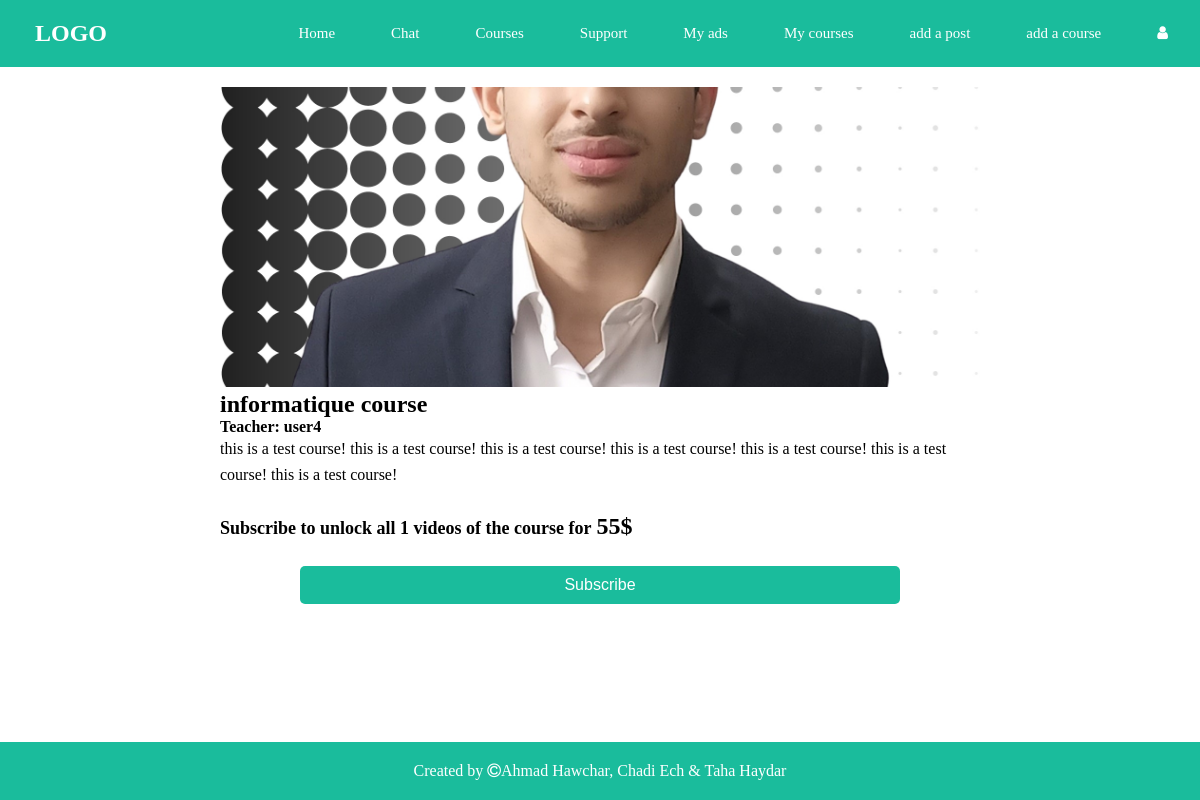
/showcourse.php?course_id=3 (signed in), run on the app's committed database.
### tables this page shows
CREATE TABLE `course` (
  `id` int(5) NOT NULL,
  `Id_t` int(11) NOT NULL,
  `thumbnail` varchar(50) NOT NULL,
  `name` varchar(30) NOT NULL,
  `Description` varchar(300) NOT NULL,
  `category` varchar(30) NOT NULL,
  `Date` date NOT NULL,
  `price` int(4) NOT NULL,
  `videos` varchar(500) NOT NULL,
  `num_videos` int(2) NOT NULL
);

CREATE TABLE `user` (
  `id` int(11) NOT NULL,
  `username` varchar(30) NOT NULL,
  `password` varchar(40) NOT NULL,
  `Fname` varchar(50) NOT NULL,
  `Lname` varchar(50) NOT NULL,
  `Date_Of_Birth` date NOT NULL,
  `gender` varchar(30) NOT NULL,
  `Role_Id` int(11) NOT NULL,
  `profile_pic` varchar(20) NOT NULL
);

### showcourse.php (the view, shortened to what this page needs)
<?php
 require_once('connection.php');
if(!isset($_GET['course_id'])){
    header("location:course-search.php");
}
else{
$course_id=$_GET['course_id'];
}
?>
<!DOCTYPE html>
<html lang="en">
<head>
    <link rel="stylesheet" href="showcourse.css">
    <link rel="stylesheet" href="https://cdnjs.cloudflare.com/ajax/libs/font-awesome/4.7.0/css/font-awesome.min.css" />
</head>
<body>
<header>
      <nav>
      <div class="logo">
      <h1 >LOGO</h1>
    </div>
        <ul id="nav-bar">
          <li>
            <a href="homepage.php">Home</a>
          </li>
          <li>
            <a href="recentChat.php">Chat</a>
          </li>
          <li>
            <a href="course-search.php">Courses</a>
          </li>
          <li>
            <a href="chat.php?receiver-id=1">Support</a>
          </li>
           <?php
          if($_SESSION['role']==1){
            echo'<li><a href="myads.php">My ads</a></li>';
            echo'<li><a href="mycourses.php">My courses</a></li>';
}
else{
  echo'<li><a href="bought.php">bought courses</a></li>';
}
          ?>
            <?php  if(isset($_SESSION['role']) ){
             if($_SESSION['role']==1){
              echo" <li><a href='createpost.php'>add a post</a>";
              echo"</li><li><a href='createcourse.php'>add a course</a></li>";
            }
          }
            ?>
          <?php
        if (isset($_SESSION["isloggedin"])) {
          if ($_SESSION["isloggedin"] == "true") {
            $id=$_SESSION['id'];
            echo "<li>";
            echo "<a href='profile.php?id=$id'><i class='fa fa-user' aria-hidden='false'></i></a>";
            echo "  </li>";
          } else {
            echo "<li> <a href='Register.php'> REGISTER/LOGIN</a></li>";
          }
        } else {
          echo "<li> <a href='Register.php'> REGISTER/LOGIN</a></li>";
        }
        ?>
        </ul>
      </nav>
    </header>
    <?php
    $query1="SELECT * FROM course WHERE id=$course_id";
    $result=mysqli_query($con,$query1);
    $row=mysqli_fetch_assoc($result);
    $id_t=$row['Id_t'];
    $query2="SELECT * FROM user WHERE id=$id_t";
    $result2=mysqli_query($con,$query2);
    $row2=mysqli_fetch_assoc($result2);
    $username_t=$row2['username'];
    $thumbnail=$row['thumbnail'];
    echo"<div class='course-container'>";
    echo"<div class='thumbnail'><img src='thumbnail/$thumbnail'/></div>";
    echo"<h1>".$row['name']."</h1><h4>Teacher: $username_t</h4> ";
    echo"<p>".$row['Description']."</p>";
    echo"<div class='price-section'><p>Subscribe to unlock all ".$row['num_videos']." videos of the course for<span class='price'>".$row['price']."$</span></p></div></div>";
    echo"<center><a href='buy.php?course_id=$course_id'><button class='subscribe-button'>Subscribe</button></a></center><br><br>";
    ?>
    <div class="footer">
    <footer>
      <p>
        Created by <i class="fa fa-copyright"></i>Ahmad Hawchar, Chadi Ech &
        Taha Haydar
      </p>
    </footer>
  </div>
</body>
</html>

### showcourse.css (style rules this page uses)
body { min-height: 100vh; display: flex; flex-direction: column; padding: 0; margin: 0; }
* { padding: 0; margin: 0; box-sizing: border-box; }
header { width: 100%; background-color: #1abc9c; padding: 20px; font-size: 15px; }
nav { display: flex; justify-content: space-between; align-items: center; }
nav ul { list-style: none; display: flex; gap: 2rem; }
nav a { text-decoration: none; }
.logo { list-style-type: none; margin: 0; padding-left: 15px; overflow: hidden; color: white; }
nav ul a { color: #ffffff; text-decoration: none; border-radius: 25px; padding: 12px; }
.footer { margin-top: auto; background-color: #1abc9c; color: white; text-align: center; padding: 16px; }
.course-container { max-width: 800px; margin: 0 auto; padding: 20px; }
.thumbnail img { width: 100%; max-height: 300px; object-fit: cover; }
h1 { font-size: 24px; }
p { font-size: 16px; line-height: 1.6; }
.price-section { margin-top: 20px; }
.price-section p { font-size: 18px; font-weight: bold; }
.price { font-size: 24px; margin-left: 5px; }
.subscribe-button { background-color: #1abc9c; width:50% ; align-items: center; color: #fff; border: none; padding: 10px 20px; font-size: 16px; cursor: pointer; border-radius: 5px; transition: background-color 0.3s ease; }
a { text-decoration: none; color: white; }

### data on the page
course: thumbnail (picture), name "informatique course", Description "this is a test course! this is a test course! this is a test course! this is a test course! this is a test course! this is a test course! this is a test course!", num_videos "1", price "55"
user: username "user4"
